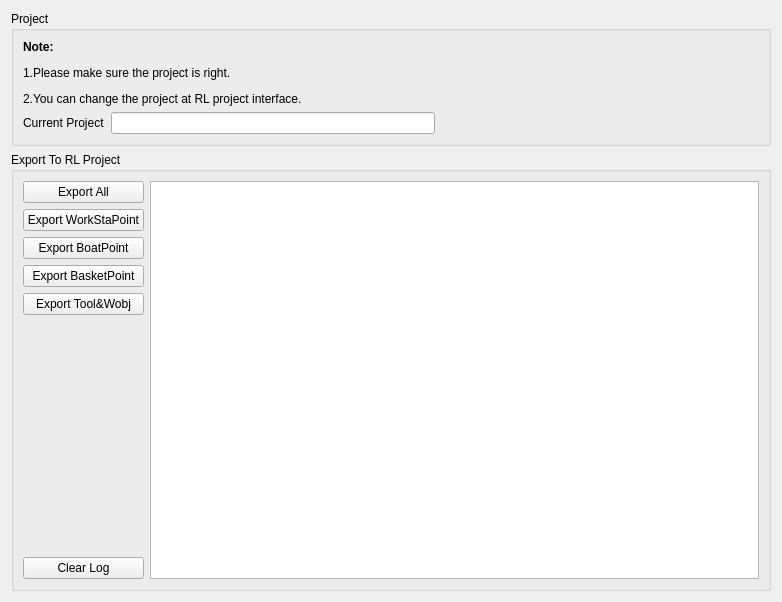
<?xml version="1.0" encoding="UTF-8"?>
<ui version="4.0">
 <class>SynchronizeRL</class>
 <widget class="QWidget" name="SynchronizeRL">
  <property name="geometry">
   <rect>
    <x>0</x>
    <y>0</y>
    <width>782</width>
    <height>602</height>
   </rect>
  </property>
  <property name="windowTitle">
   <string>Form</string>
  </property>
  <layout class="QGridLayout" name="gridLayout">
   <item row="0" column="0">
    <widget class="QGroupBox" name="grbProject">
     <property name="title">
      <string>Project</string>
     </property>
     <layout class="QVBoxLayout" name="verticalLayout">
      <item>
       <widget class="QLabel" name="label_2">
        <property name="text">
         <string>&lt;html&gt;&lt;head/&gt;&lt;body&gt;&lt;p&gt;&lt;span style=&quot; font-weight:600;&quot;&gt;Note:&lt;/span&gt;&lt;/p&gt;&lt;p&gt;1.Please make sure the project is right.&lt;/p&gt;&lt;p&gt;2.You can change the project at RL project interface.&lt;/p&gt;&lt;/body&gt;&lt;/html&gt;</string>
        </property>
        <property name="wordWrap">
         <bool>true</bool>
        </property>
       </widget>
      </item>
      <item>
       <layout class="QHBoxLayout" name="horizontalLayout">
        <item>
         <widget class="QLabel" name="label">
          <property name="text">
           <string>Current Project</string>
          </property>
         </widget>
        </item>
        <item>
         <widget class="QLineEdit" name="edtProject"/>
        </item>
        <item>
         <spacer name="horizontalSpacer">
          <property name="orientation">
           <enum>Qt::Horizontal</enum>
          </property>
          <property name="sizeHint" stdset="0">
           <size>
            <width>40</width>
            <height>20</height>
           </size>
          </property>
         </spacer>
        </item>
       </layout>
      </item>
     </layout>
    </widget>
   </item>
   <item row="1" column="0">
    <widget class="QGroupBox" name="grbSyncRL">
     <property name="title">
      <string>Export To RL Project</string>
     </property>
     <layout class="QHBoxLayout" name="horizontalLayout_2">
      <item>
       <layout class="QVBoxLayout" name="verticalLayout_2">
        <item>
         <widget class="QPushButton" name="btnExport">
          <property name="text">
           <string>Export All</string>
          </property>
         </widget>
        </item>
        <item>
         <widget class="QPushButton" name="btnExportWorkStaPoint">
          <property name="text">
           <string>Export WorkStaPoint</string>
          </property>
         </widget>
        </item>
        <item>
         <widget class="QPushButton" name="btnExportBoatPoint">
          <property name="text">
           <string>Export BoatPoint</string>
          </property>
         </widget>
        </item>
        <item>
         <widget class="QPushButton" name="btnExportBacketPoint">
          <property name="text">
           <string>Export BasketPoint</string>
          </property>
         </widget>
        </item>
        <item>
         <widget class="QPushButton" name="btnExportToolWobj">
          <property name="text">
           <string>Export Tool&amp;&amp;Wobj</string>
          </property>
         </widget>
        </item>
        <item>
         <spacer name="verticalSpacer">
          <property name="orientation">
           <enum>Qt::Vertical</enum>
          </property>
          <property name="sizeHint" stdset="0">
           <size>
            <width>20</width>
            <height>40</height>
           </size>
          </property>
         </spacer>
        </item>
        <item>
         <widget class="QPushButton" name="btnClear">
          <property name="text">
           <string>Clear Log</string>
          </property>
         </widget>
        </item>
       </layout>
      </item>
      <item>
       <widget class="QPlainTextEdit" name="plainTextEdit">
        <property name="readOnly">
         <bool>true</bool>
        </property>
       </widget>
      </item>
     </layout>
    </widget>
   </item>
  </layout>
 </widget>
 <resources/>
 <connections/>
</ui>
